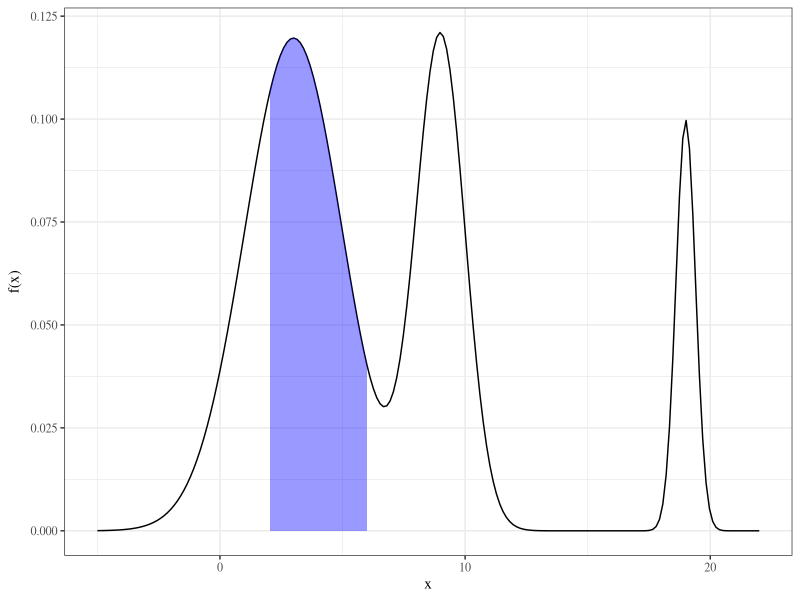

R code for this plot:
## ---- chunk 1
library(knitr)
library(tidyverse)
library(xtable)
library(MASS)

knitr::opts_chunk$set(echo=FALSE, message=FALSE, warning=FALSE, fig.height = 2)
theme_set(theme_bw(base_family = "serif"))

set.seed(305)
## ---- chunk 2
x <- seq(-5, 22, length.out = 200)
f <- .6*dnorm(x, 3, 2) + .3*dnorm(x, 9, 1) + .1*dnorm(x, 19, .4)
shade <- rbind(data.frame(x = x[x >= 2 & x <= 6], y = f[x >= 2 & x <= 6]),
               data.frame(x = rev(x[x >= 2 & x <= 6]), y = 0))

qplot(x, f, geom = "line") +
  geom_polygon(aes(x, y), data = shade, fill = "blue", alpha = .4) +
  ylab(expression("f(x)"))
